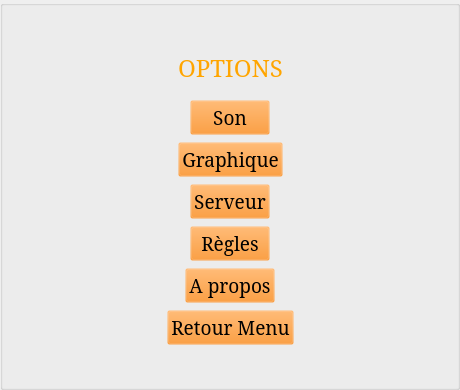
<?xml version="1.0" encoding="UTF-8"?>
<ui version="4.0">
 <class>OptionsMenu</class>
 <widget class="QWidget" name="OptionsMenu">
  <property name="geometry">
   <rect>
    <x>0</x>
    <y>0</y>
    <width>460</width>
    <height>390</height>
   </rect>
  </property>
  <property name="windowTitle">
   <string>Form</string>
  </property>
  <property name="styleSheet">
   <string notr="true"/>
  </property>
  <layout class="QVBoxLayout" name="verticalLayout_2">
   <property name="leftMargin">
    <number>0</number>
   </property>
   <property name="topMargin">
    <number>0</number>
   </property>
   <property name="rightMargin">
    <number>0</number>
   </property>
   <property name="bottomMargin">
    <number>0</number>
   </property>
   <item>
    <widget class="QGroupBox" name="groupBox">
     <property name="styleSheet">
      <string notr="true">#groupBox {
	border-image: url(:/images/menu_fond);
}

#label {
	color: orange;
}

QPushButton {
	background-color: rgba(255, 128, 0, 0);
}

QPushButton::hover{
	background-color: rgba(255, 0, 0, 100);
	font-weight: bold;
}</string>
     </property>
     <property name="title">
      <string/>
     </property>
     <layout class="QVBoxLayout" name="verticalLayout_3">
      <property name="spacing">
       <number>0</number>
      </property>
      <property name="leftMargin">
       <number>40</number>
      </property>
      <property name="topMargin">
       <number>30</number>
      </property>
      <property name="rightMargin">
       <number>40</number>
      </property>
      <property name="bottomMargin">
       <number>30</number>
      </property>
      <item>
       <layout class="QHBoxLayout" name="layouTitle">
        <property name="spacing">
         <number>0</number>
        </property>
        <item>
         <spacer name="horizontalSpacer">
          <property name="orientation">
           <enum>Qt::Horizontal</enum>
          </property>
          <property name="sizeHint" stdset="0">
           <size>
            <width>40</width>
            <height>20</height>
           </size>
          </property>
         </spacer>
        </item>
        <item>
         <widget class="QLabel" name="label">
          <property name="minimumSize">
           <size>
            <width>50</width>
            <height>50</height>
           </size>
          </property>
          <property name="maximumSize">
           <size>
            <width>16777215</width>
            <height>50</height>
           </size>
          </property>
          <property name="font">
           <font>
            <family>Serif</family>
            <pointsize>18</pointsize>
            <weight>50</weight>
            <bold>false</bold>
           </font>
          </property>
          <property name="text">
           <string>OPTIONS</string>
          </property>
         </widget>
        </item>
        <item>
         <spacer name="horizontalSpacer_2">
          <property name="orientation">
           <enum>Qt::Horizontal</enum>
          </property>
          <property name="sizeHint" stdset="0">
           <size>
            <width>40</width>
            <height>20</height>
           </size>
          </property>
         </spacer>
        </item>
       </layout>
      </item>
      <item>
       <layout class="QHBoxLayout" name="layoutButtonSound">
        <property name="spacing">
         <number>0</number>
        </property>
        <property name="sizeConstraint">
         <enum>QLayout::SetMinimumSize</enum>
        </property>
        <item>
         <spacer name="horizontalSpacer_3">
          <property name="orientation">
           <enum>Qt::Horizontal</enum>
          </property>
          <property name="sizeHint" stdset="0">
           <size>
            <width>40</width>
            <height>20</height>
           </size>
          </property>
         </spacer>
        </item>
        <item>
         <widget class="QPushButton" name="buttonSound">
          <property name="minimumSize">
           <size>
            <width>50</width>
            <height>0</height>
           </size>
          </property>
          <property name="font">
           <font>
            <family>Serif</family>
            <pointsize>14</pointsize>
           </font>
          </property>
          <property name="text">
           <string>Son</string>
          </property>
         </widget>
        </item>
        <item>
         <spacer name="horizontalSpacer_4">
          <property name="orientation">
           <enum>Qt::Horizontal</enum>
          </property>
          <property name="sizeHint" stdset="0">
           <size>
            <width>40</width>
            <height>20</height>
           </size>
          </property>
         </spacer>
        </item>
       </layout>
      </item>
      <item>
       <layout class="QHBoxLayout" name="layoutButtonGraphics">
        <property name="spacing">
         <number>0</number>
        </property>
        <property name="sizeConstraint">
         <enum>QLayout::SetMinimumSize</enum>
        </property>
        <item>
         <spacer name="horizontalSpacer_5">
          <property name="orientation">
           <enum>Qt::Horizontal</enum>
          </property>
          <property name="sizeHint" stdset="0">
           <size>
            <width>40</width>
            <height>20</height>
           </size>
          </property>
         </spacer>
        </item>
        <item>
         <widget class="QPushButton" name="buttonGraphics">
          <property name="minimumSize">
           <size>
            <width>50</width>
            <height>0</height>
           </size>
          </property>
          <property name="font">
           <font>
            <family>Serif</family>
            <pointsize>14</pointsize>
           </font>
          </property>
          <property name="text">
           <string>Graphique</string>
          </property>
         </widget>
        </item>
        <item>
         <spacer name="horizontalSpacer_6">
          <property name="orientation">
           <enum>Qt::Horizontal</enum>
          </property>
          <property name="sizeHint" stdset="0">
           <size>
            <width>40</width>
            <height>20</height>
           </size>
          </property>
         </spacer>
        </item>
       </layout>
      </item>
      <item>
       <layout class="QHBoxLayout" name="layoutButtonServer">
        <property name="spacing">
         <number>0</number>
        </property>
        <item>
         <spacer name="horizontalSpacer_7">
          <property name="orientation">
           <enum>Qt::Horizontal</enum>
          </property>
          <property name="sizeHint" stdset="0">
           <size>
            <width>40</width>
            <height>20</height>
           </size>
          </property>
         </spacer>
        </item>
        <item>
         <widget class="QPushButton" name="buttonServer">
          <property name="font">
           <font>
            <family>Serif</family>
            <pointsize>14</pointsize>
           </font>
          </property>
          <property name="text">
           <string>Serveur</string>
          </property>
         </widget>
        </item>
        <item>
         <spacer name="horizontalSpacer_8">
          <property name="orientation">
           <enum>Qt::Horizontal</enum>
          </property>
          <property name="sizeHint" stdset="0">
           <size>
            <width>40</width>
            <height>20</height>
           </size>
          </property>
         </spacer>
        </item>
       </layout>
      </item>
      <item>
       <layout class="QHBoxLayout" name="layoutButtonRules">
        <property name="spacing">
         <number>0</number>
        </property>
        <item>
         <spacer name="horizontalSpacer_9">
          <property name="orientation">
           <enum>Qt::Horizontal</enum>
          </property>
          <property name="sizeHint" stdset="0">
           <size>
            <width>40</width>
            <height>20</height>
           </size>
          </property>
         </spacer>
        </item>
        <item>
         <widget class="QPushButton" name="buttonRules">
          <property name="font">
           <font>
            <family>Serif</family>
            <pointsize>14</pointsize>
           </font>
          </property>
          <property name="text">
           <string>Règles</string>
          </property>
         </widget>
        </item>
        <item>
         <spacer name="horizontalSpacer_10">
          <property name="orientation">
           <enum>Qt::Horizontal</enum>
          </property>
          <property name="sizeHint" stdset="0">
           <size>
            <width>40</width>
            <height>20</height>
           </size>
          </property>
         </spacer>
        </item>
       </layout>
      </item>
      <item>
       <layout class="QHBoxLayout" name="layoutCredits">
        <property name="spacing">
         <number>0</number>
        </property>
        <item>
         <spacer name="horizontalSpacer_11">
          <property name="orientation">
           <enum>Qt::Horizontal</enum>
          </property>
          <property name="sizeHint" stdset="0">
           <size>
            <width>40</width>
            <height>20</height>
           </size>
          </property>
         </spacer>
        </item>
        <item>
         <widget class="QPushButton" name="buttonCredits">
          <property name="font">
           <font>
            <family>Serif</family>
            <pointsize>14</pointsize>
           </font>
          </property>
          <property name="text">
           <string>A propos</string>
          </property>
         </widget>
        </item>
        <item>
         <spacer name="horizontalSpacer_12">
          <property name="orientation">
           <enum>Qt::Horizontal</enum>
          </property>
          <property name="sizeHint" stdset="0">
           <size>
            <width>40</width>
            <height>20</height>
           </size>
          </property>
         </spacer>
        </item>
       </layout>
      </item>
      <item>
       <layout class="QHBoxLayout" name="layoutButtonBack">
        <property name="spacing">
         <number>0</number>
        </property>
        <item>
         <spacer name="horizontalSpacer_13">
          <property name="orientation">
           <enum>Qt::Horizontal</enum>
          </property>
          <property name="sizeHint" stdset="0">
           <size>
            <width>40</width>
            <height>20</height>
           </size>
          </property>
         </spacer>
        </item>
        <item>
         <widget class="QPushButton" name="buttonBack">
          <property name="font">
           <font>
            <family>Serif</family>
            <pointsize>14</pointsize>
           </font>
          </property>
          <property name="text">
           <string>Retour Menu</string>
          </property>
         </widget>
        </item>
        <item>
         <spacer name="horizontalSpacer_14">
          <property name="orientation">
           <enum>Qt::Horizontal</enum>
          </property>
          <property name="sizeHint" stdset="0">
           <size>
            <width>40</width>
            <height>20</height>
           </size>
          </property>
         </spacer>
        </item>
       </layout>
      </item>
     </layout>
    </widget>
   </item>
  </layout>
 </widget>
 <resources/>
 <connections/>
</ui>
